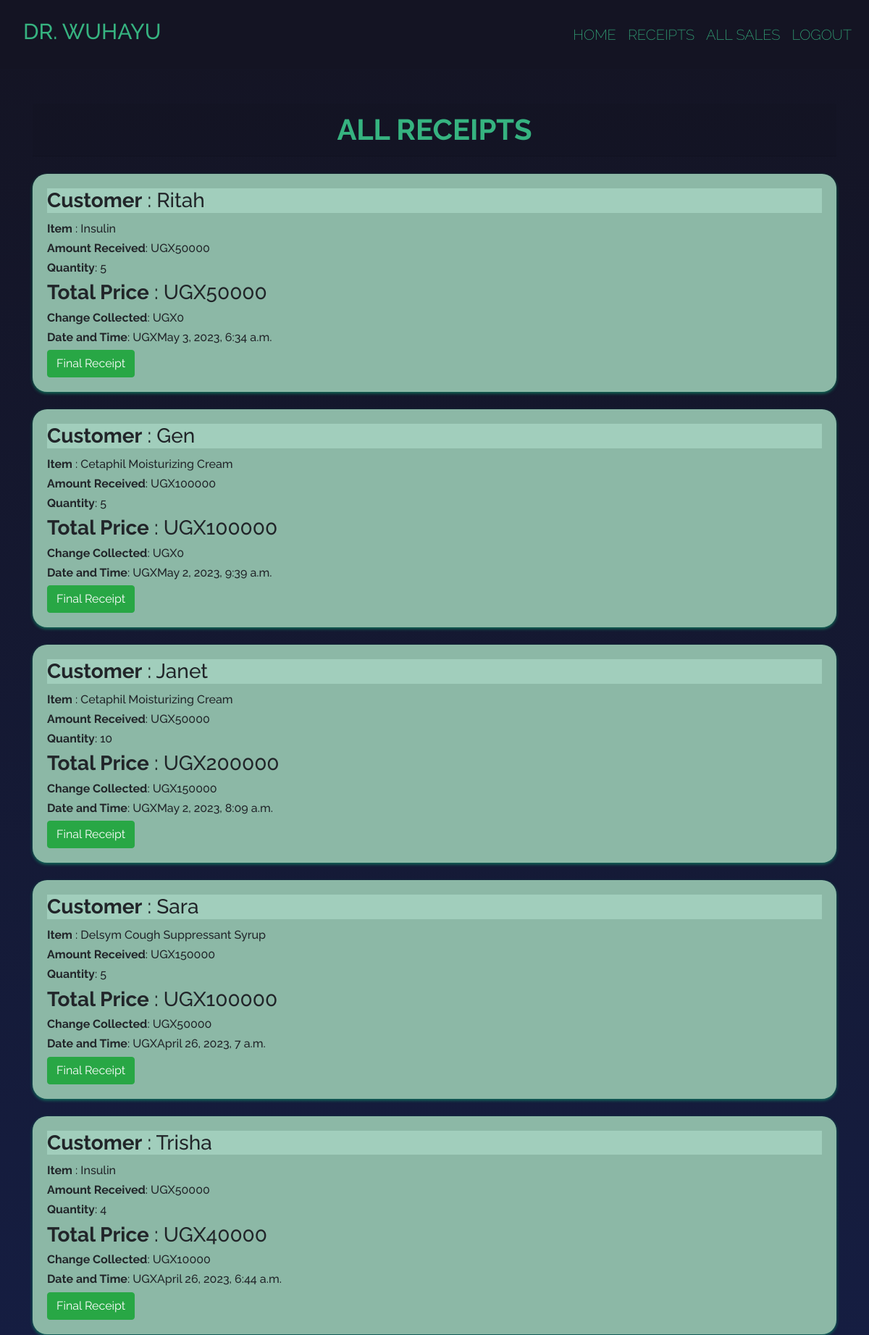
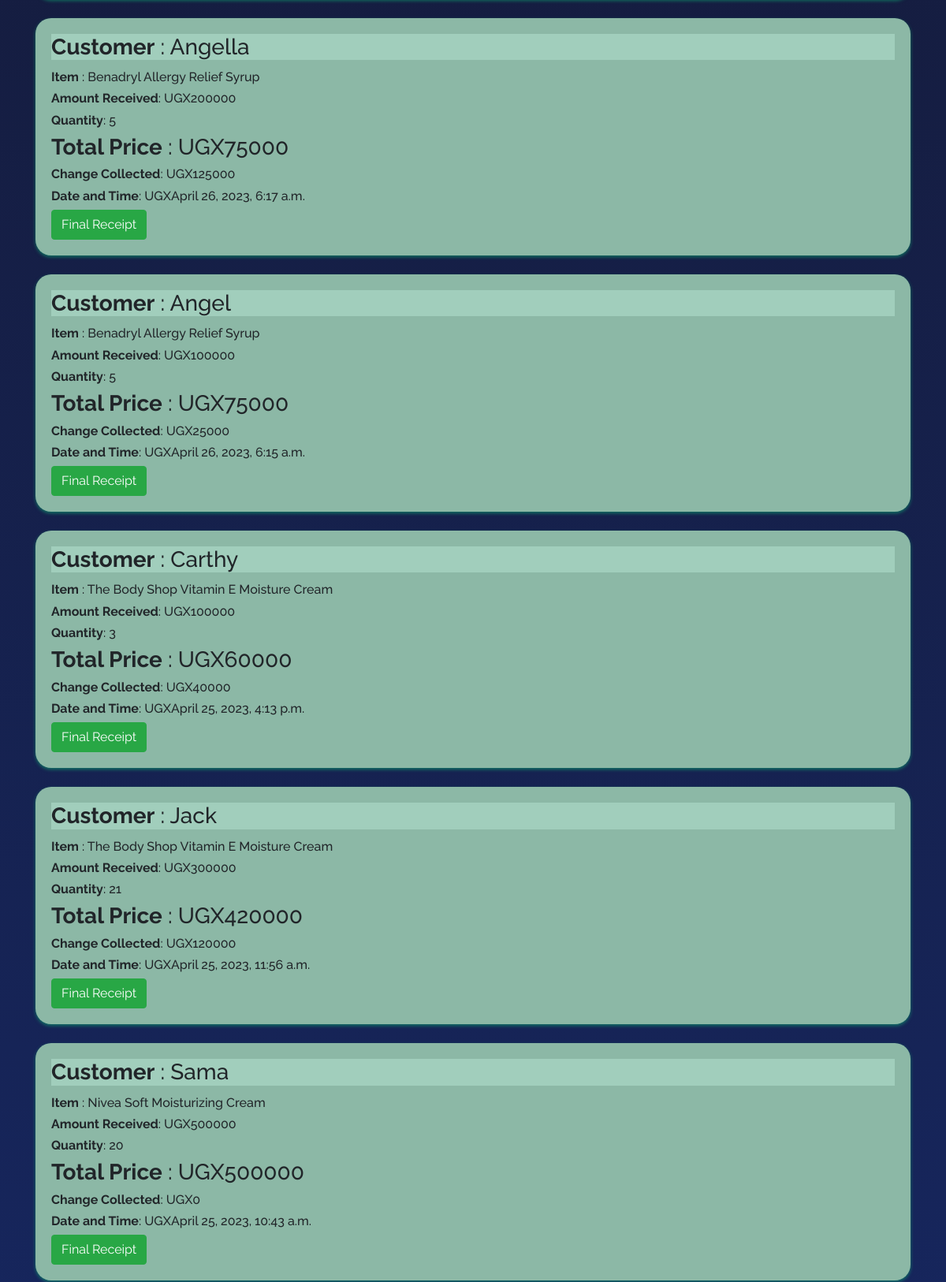
Page /receipts/ (signed in, upper part) on the committed database (2 pictures, top to bottom).
### invo/models.py (models this page shows, shortened)
class Sale(models.Model):
    item = models.ForeignKey(Product, on_delete = models.CASCADE)
    quantity = models.IntegerField(default = 0, null = False, blank = True)
    ammount_received = models.IntegerField(default = 0, null = False, blank = True)
    issued_to = models.CharField(max_length = 50, null = True, blank = True)
    unit_price = models.IntegerField(default = 0, null = True, blank = True)
    date = models.DateTimeField(default=datetime.now, editable=False)
    def get_total(self):
        total = (self.quantity * self.item.unit_price)
        return int(total)
    def get_change(self):
        change = self.get_total() - self.ammount_received
        return abs(int(change))# returns the abosulete value

class Product(models.Model):
    category_name = models.ForeignKey(Category,on_delete=models.CASCADE, null=True, blank=True)
    item_name = models.CharField(max_length = 50, null = True, blank = True)
    total_quantity = models.IntegerField(default = 0, null = True, blank = True)
    issuied_quantity = models.IntegerField(default = 0, null = True, blank = True)
    received_quantity = models.IntegerField(default = 0, null = True, blank = True)
    unit_price = models.IntegerField(default = 0, null = True, blank = True)
    manufacturer = models.CharField(max_length = 50, null = True, blank = True)
    brand = models.CharField(max_length = 50, null = True, blank = True)
    def __str__(self):
        return self.item_name

### invo/views.py (the view)
# urls.py: path('receipts/', views.receipt, name = 'receipt'),
@login_required
def receipt(request):
    sales = Sale.objects.all().order_by('-id')
    return render(request,'products/receipt.html', {'sales':sales})

### templates/products/receipt.html
{% extends 'products/base.html'%} {% block content%}
<br /><br>
<div class="container">
  <h1 class="card-header text-center" style="color:#36b380" id="item">ALL RECEIPTS</h1><br>
  {% for sale in sales %}
  <div class="card2">
    <div class="card-body">
      <h3 class="card-title" style="background-color: #a1cebc;"><b>Customer</b> : {{sale.issued_to | title}}</h3>
      <h6 class="card-text"><b>Item</b> : {{sale.item}}</h6>
      <h6 class="card-text"><b>Amount Received</b>:  UGX{{ sale.ammount_received }}</h6>
      <h6 class="card-text"><b>Quantity</b>: {{sale.quantity }}</h6>
      <h3 style="font-weight: 300px;"><b>Total Price</b> :  UGX{{ sale.get_total }}</h3>
      <div style="flex: 1">
        <h6 class="card-text" st><b>Change Collected</b>:  UGX{{ sale.get_change }}</h6>
        <h6 class="card-text" st><b>Date and Time</b>:  UGX{{ sale.date }}</h6>
        <a href="{% url 'receipt_detail' sale.id %}">
          <input
            type="submit"
            value="Final Receipt"
            class="btn btn-success"
            type="button"
          />
        </a>
      </div>
    </div>
  </div>
  <br />
  {% endfor %}
</div>
{% endblock %}

### invo/static/css/main.css (style rules this page uses)
:root { height: 100%; width: 100vw; margin: 0; padding: 0; overflow-x: hidden; }
* { box-sizing: border-box; padding: 0; margin: 0; }
html,body { position: relative; overflow-x: hidden; background: linear-gradient(to bottom,#141423,#172c71); width: 100% !important; height: 100vh; display: table; position: relative; background-position: center; -o-background-size: cover; -moz-background-size: cover; -webkit-background-size: cover; background-size: cover; background-repeat: no-repeat; font-weight: 400; max-width: 100; }
body { font-family: 'raleway'; font-weight: 200; }
#item { font-size: 40px; font-style: georgia; font-weight: bold; color: #36b380; }
.card2 { background-color:#8cb8a6; border-radius: 20px; box-shadow: 0 2px 4px rgba(16, 148, 108, 0.7); }

### rows in the picture
Sale: issued_to "Ritah", item "Insulin", ammount_received "50000", quantity "5", get_total "50000", get_change "0", date "May 3, 2023, 6:34 a.m."
Sale: issued_to "Gen", item "Cetaphil Moisturizing Cream", ammount_received "100000", quantity "5", get_total "100000", get_change "0", date "May 2, 2023, 9:39 a.m."
Sale: issued_to "Janet", item "Cetaphil Moisturizing Cream", ammount_received "50000", quantity "10", get_total "200000", get_change "150000", date "May 2, 2023, 8:09 a.m."
Sale: issued_to "Sara", item "Delsym Cough Suppressant Syrup", ammount_received "150000", quantity "5", get_total "100000", get_change "50000", date "April 26, 2023, 7 a.m."
Sale: issued_to "Trisha", item "Insulin", ammount_received "50000", quantity "4", get_total "40000", get_change "10000", date "April 26, 2023, 6:44 a.m."
Sale: issued_to "Angella", item "Benadryl Allergy Relief Syrup", ammount_received "200000", quantity "5", get_total "75000", get_change "125000", date "April 26, 2023, 6:17 a.m."
Sale: issued_to "Angel", item "Benadryl Allergy Relief Syrup", ammount_received "100000", quantity "5", get_total "75000", get_change "25000", date "April 26, 2023, 6:15 a.m."
Sale: issued_to "Carthy", item "The Body Shop Vitamin E Moisture Cream", ammount_received "100000", quantity "3", get_total "60000", get_change "40000", date "April 25, 2023, 4:13 p.m."
Sale: issued_to "Jack", item "The Body Shop Vitamin E Moisture Cream", ammount_received "300000", quantity "21", get_total "420000", get_change "120000", date "April 25, 2023, 11:56 a.m."
Sale: issued_to "Sama", item "Nivea Soft Moisturizing Cream", ammount_received "500000", quantity "20", get_total "500000", get_change "0", date "April 25, 2023, 10:43 a.m."
